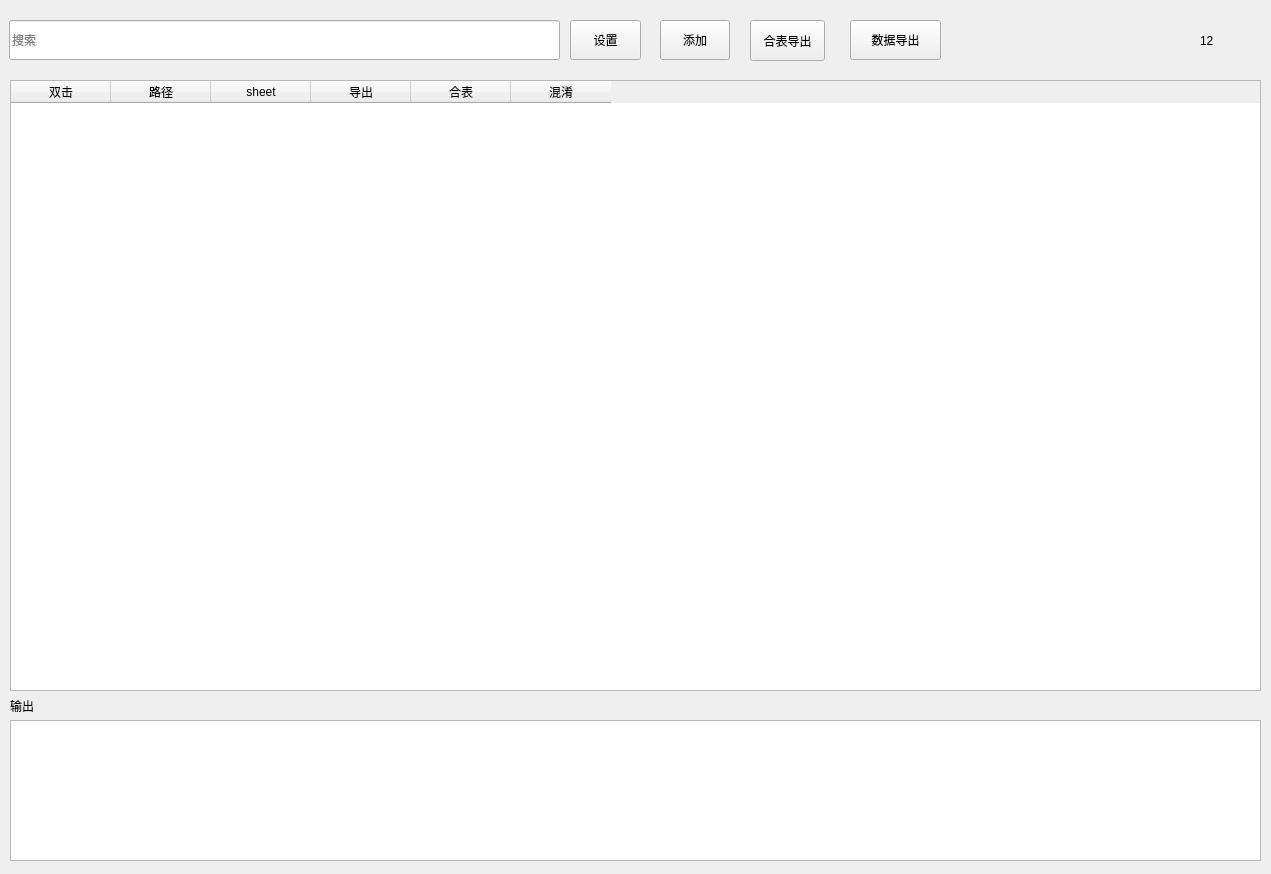
<?xml version="1.0" encoding="UTF-8"?>
<ui version="4.0">
 <class>MainForm</class>
 <widget class="QWidget" name="MainForm">
  <property name="geometry">
   <rect>
    <x>0</x>
    <y>0</y>
    <width>1271</width>
    <height>874</height>
   </rect>
  </property>
  <property name="windowTitle">
   <string>导表</string>
  </property>
  <widget class="QPushButton" name="settingButton">
   <property name="geometry">
    <rect>
     <x>570</x>
     <y>20</y>
     <width>71</width>
     <height>40</height>
    </rect>
   </property>
   <property name="text">
    <string>设置</string>
   </property>
  </widget>
  <widget class="QTableWidget" name="tableWidget">
   <property name="geometry">
    <rect>
     <x>10</x>
     <y>80</y>
     <width>1251</width>
     <height>611</height>
    </rect>
   </property>
   <column>
    <property name="text">
     <string>双击</string>
    </property>
   </column>
   <column>
    <property name="text">
     <string>路径</string>
    </property>
   </column>
   <column>
    <property name="text">
     <string>sheet</string>
    </property>
   </column>
   <column>
    <property name="text">
     <string>导出</string>
    </property>
   </column>
   <column>
    <property name="text">
     <string>合表</string>
    </property>
   </column>
   <column>
    <property name="text">
     <string>混淆</string>
    </property>
   </column>
  </widget>
  <widget class="QLineEdit" name="searchLine">
   <property name="geometry">
    <rect>
     <x>9</x>
     <y>20</y>
     <width>551</width>
     <height>40</height>
    </rect>
   </property>
   <property name="inputMask">
    <string/>
   </property>
   <property name="text">
    <string/>
   </property>
   <property name="placeholderText">
    <string>搜索</string>
   </property>
  </widget>
  <widget class="QPushButton" name="exportButton">
   <property name="geometry">
    <rect>
     <x>850</x>
     <y>20</y>
     <width>91</width>
     <height>40</height>
    </rect>
   </property>
   <property name="text">
    <string>数据导出</string>
   </property>
  </widget>
  <widget class="QPushButton" name="addButton">
   <property name="geometry">
    <rect>
     <x>660</x>
     <y>20</y>
     <width>70</width>
     <height>40</height>
    </rect>
   </property>
   <property name="text">
    <string>添加</string>
   </property>
  </widget>
  <widget class="QLabel" name="label">
   <property name="geometry">
    <rect>
     <x>10</x>
     <y>700</y>
     <width>54</width>
     <height>12</height>
    </rect>
   </property>
   <property name="text">
    <string>输出</string>
   </property>
  </widget>
  <widget class="QPlainTextEdit" name="plainTextEdit">
   <property name="geometry">
    <rect>
     <x>10</x>
     <y>720</y>
     <width>1251</width>
     <height>141</height>
    </rect>
   </property>
   <property name="readOnly">
    <bool>true</bool>
   </property>
  </widget>
  <widget class="QLabel" name="gifLabel">
   <property name="geometry">
    <rect>
     <x>1200</x>
     <y>20</y>
     <width>51</width>
     <height>41</height>
    </rect>
   </property>
   <property name="text">
    <string>12</string>
   </property>
  </widget>
  <widget class="QPushButton" name="mergeButton">
   <property name="geometry">
    <rect>
     <x>750</x>
     <y>20</y>
     <width>75</width>
     <height>41</height>
    </rect>
   </property>
   <property name="text">
    <string>合表导出</string>
   </property>
  </widget>
 </widget>
 <resources/>
 <connections/>
</ui>
